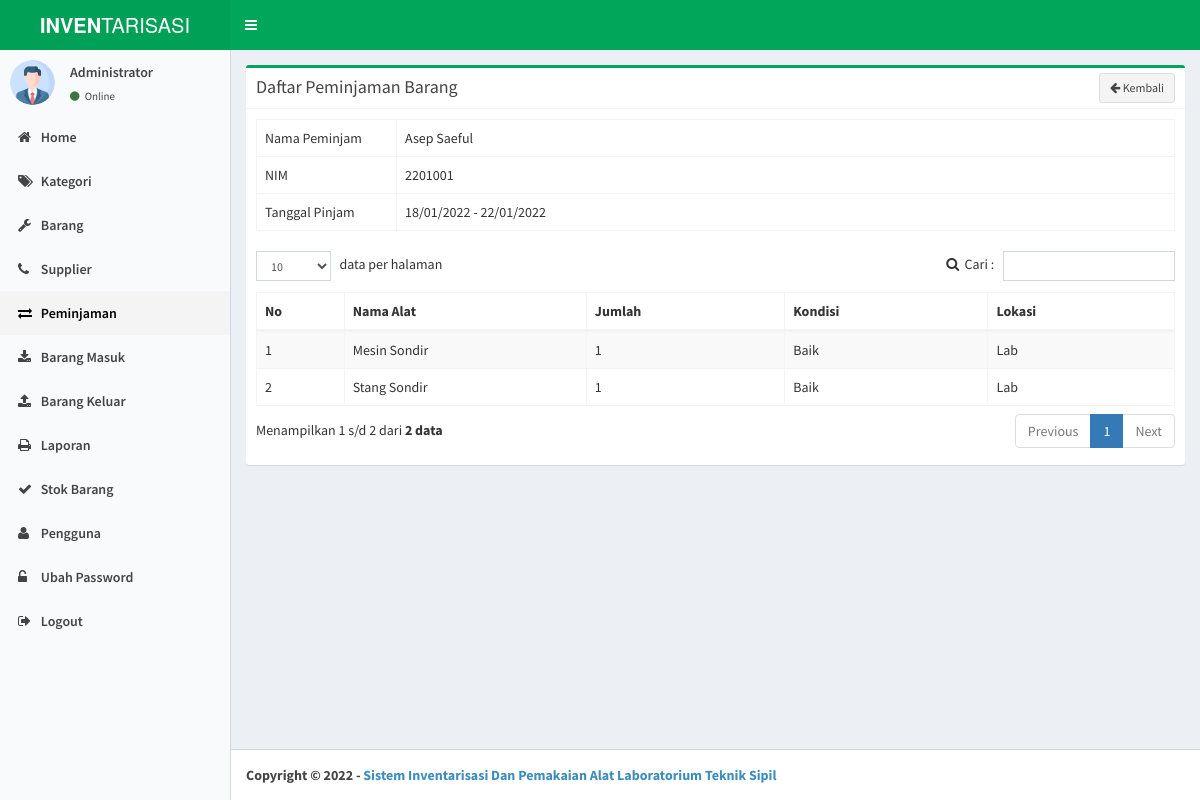
The page /index.php?page=barang_peminjaman&id=2 (signed in) on the database its author committed.
### tables this page shows
CREATE TABLE `peminjaman` (
  `id_peminjaman` int(11) NOT NULL,
  `id_pengguna` int(11) NOT NULL,
  `nama_peminjam` varchar(50) NOT NULL,
  `nim` varchar(20) NOT NULL,
  `tgl_pinjam` date NOT NULL,
  `tgl_kembali` date NOT NULL,
  `ket_peminjaman` enum('Menunggu','Diterima','Ditolak') NOT NULL,
  `ket_pengembalian` enum('Belum Kembali','Sudah Kembali') DEFAULT NULL
);

CREATE TABLE `peminjaman_barang` (
  `id_peminjaman_barang` int(11) NOT NULL,
  `id_peminjaman` int(11) NOT NULL,
  `id_barang` int(11) NOT NULL,
  `jumlah_pinjam` int(11) NOT NULL
);

CREATE TABLE `barang` (
  `id_barang` int(11) NOT NULL,
  `id_kategori` int(11) DEFAULT NULL,
  `nama_alat` varchar(50) NOT NULL,
  `jumlah_alat` int(11) NOT NULL,
  `kondisi` varchar(30) NOT NULL,
  `lokasi` varchar(30) NOT NULL,
  `keterangan` varchar(100) NOT NULL
);

### peminjaman_barang.php (the view, shortened to what this page needs)
<?php
$id_peminjaman = isset($_GET['id']) ? $_GET['id'] : '';
$link_data = '?page=peminjaman';
$peminjaman = mysqli_fetch_array(mysqli_query($con, "select * from peminjaman where id_peminjaman='$id_peminjaman'"));
$list_data = '';
$q = "select * from peminjaman_barang
      left join barang on peminjaman_barang.id_barang=barang.id_barang
      where id_peminjaman='$id_peminjaman' order by id_peminjaman_barang";
$q = mysqli_query($con, $q);
if (mysqli_num_rows($q) > 0) {
    while ($r = mysqli_fetch_array($q)) {
        $list_data .= '
		<tr>
            <td></td>
            <td>' . $r['nama_alat'] . '</td>
            <td>' . $r['jumlah_pinjam'] . '</td>
            <td>' . $r['kondisi'] . '</td>
            <td>' . $r['lokasi'] . '</td>';
        $list_data .= '
		</tr>';
    }
}
?>
<div class="box box-success">
    <div class="box-header with-border">
        <h3 class="box-title">Daftar Peminjaman Barang</h3>
        <div class="box-tools">
            <a href="<?php echo $link_data; ?>" class="btn btn-default btn-sm"><i class="fa fa-arrow-left"></i> Kembali</a>
        </div>
    </div>
    <div class="box-body">
        <table class="table table-bordered">
            <tr>
                <td width="140">Nama Peminjam</td>
                <td><?= $peminjaman['nama_peminjam'] ?></td>
            </tr>
            <tr>
                <td width="140">NIM</td>
                <td><?= $peminjaman['nim'] ?></td>
            </tr>
            <tr>
                <td width="140">Tanggal Pinjam</td>
                <td><?= date('d/m/Y', strtotime($peminjaman['tgl_pinjam'])) . ' - ' . date('d/m/Y', strtotime($peminjaman['tgl_kembali'])) ?></td>
            </tr>
        </table>
        <br>
        <div class="table-responsive">
            <table class="table table-striped table-bordered" id="dataTables1">
                <thead>
                    <tr>
                        <th width="50">No</th>
                        <th>Nama Alat</th>
                        <th>Jumlah</th>
                        <th>Kondisi</th>
                        <th>Lokasi</th>
                    </tr>
                </thead>
                <tbody>
                    <?php echo $list_data; ?>
                </tbody>
            </table>
        </div>
    </div>
</div>

### assets/css/custom.css (style rules this page uses)
.dataTable>thead>tr>th[class*="sort"]:after { content: "" !important; }
.dataTable>thead>tr>th[class*="sort"]:before { content: "" !important; }

### rows shown on the page
peminjaman: nama_peminjam "Asep Saeful", nim "2201001", tgl_pinjam "18/01/2022", tgl_kembali "22/01/2022"
peminjaman_barang: id_barang.nama_alat "Mesin Sondir", jumlah_pinjam "1", id_barang.kondisi "Baik", id_barang.lokasi "Lab"
peminjaman_barang: id_barang.nama_alat "Stang Sondir", jumlah_pinjam "1", id_barang.kondisi "Baik", id_barang.lokasi "Lab"

### other values the page prints
$_SESSION['nama_lengkap'] "Administrator"
